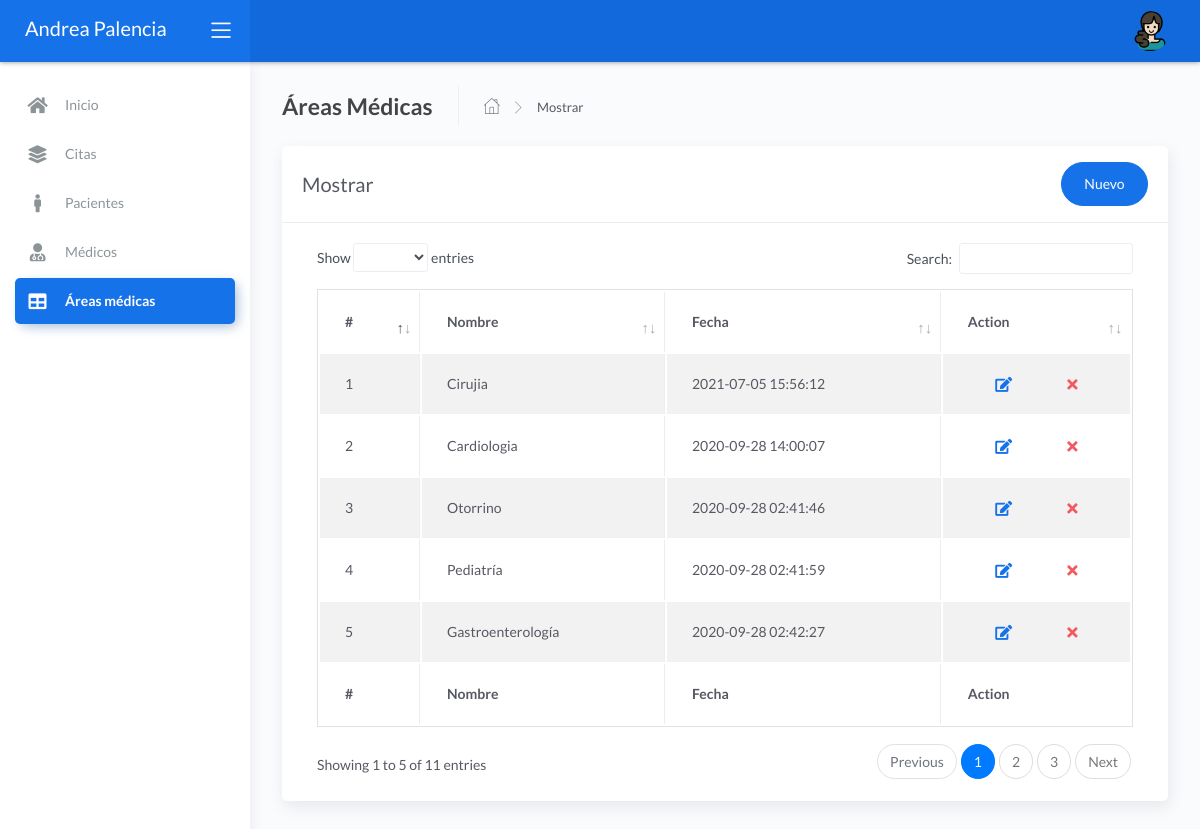
The app's page /folder/specialty.php (signed in) with its own data.
### tables this page shows
CREATE TABLE `specialty` (
  `codespe` int(11) NOT NULL,
  `nombrees` varchar(50) NOT NULL,
  `fecha_create` timestamp NOT NULL DEFAULT current_timestamp() ON UPDATE current_timestamp()
);

### controller/specialtycontroller.php (called while the page is built, shortened)
<?php
require_once '../model/modelspecialty.php';
class specialtycontroller{
    function mostrar(){
        $specialty=new Modelo();
        $dato=$specialty->mostrar("specialty", "1");
        require_once '../view/specialty/mostrar.php';
    }
    }

### model/modelspecialty.php (called while the page is built, shortened)
<?php
class Modelo{
  private $specialty;
  private $db;
  public function __construct(){
      $this->specialty=array();
      $this->db=new PDO('mysql:host=localhost;dbname=proyecto_final',"root","danilo");
  }
  public function mostrar($tabla,$condicion){
      $consulta="SELECT * FROM specialty";
      $resultado=$this->db->query($consulta);
      while ($tabla=$resultado->fetchAll(PDO::FETCH_ASSOC)) {
          $this->specialty[]=$tabla;
      }
      return $this->specialty;
    }
}

### view/specialty/mostrar.php (the view, shortened to what this page needs)
<!DOCTYPE html>
<html lang="en">
<head>
	<link rel="stylesheet" href="../assets/css/bootstrap.min.css">
	<link rel="stylesheet" href="../assets/css/atlantis.min.css">
	<link rel="stylesheet" href="../assets/css/demo.css">
</head>
<body>
	<div class="wrapper">
		<div class="main-header">
			<div class="logo-header" data-background-color="blue">
				<a href="../view/admin/admin.php" class="logo">
					<h2 class="text-white navbar-brand">Andrea Palencia</h2>
				</a>
				<div class="nav-toggle">
					<button class="btn btn-toggle toggle-sidebar">
						<i class="icon-menu"></i>
					</button>
				</div>
			</div>
			<nav class="navbar navbar-header navbar-expand-lg" data-background-color="blue2">
				<div class="container-fluid">
					<ul class="navbar-nav topbar-nav ml-md-auto align-items-center">
						<li class="nav-item dropdown hidden-caret">
							<a class="dropdown-toggle profile-pic" data-toggle="dropdown" href="#" aria-expanded="false">
								<div class="avatar-sm">
									<img src="../assets/img/mujer.png" alt="..." class="avatar-img rounded-circle">
								</div>
							</a>
						</li>
					</ul>
				</div>
			</nav>
		</div>
		<div class="sidebar sidebar-style-2">
			<div class="sidebar-wrapper scrollbar scrollbar-inner">
				<div class="sidebar-content">
					<ul class="nav nav-primary">
						<li class="nav-item">
							<a href="../view/admin/admin.php" class="collapsed" aria-expanded="false">
								<i class="fas fa-home"></i>
								<p>Inicio</p>
							</a>
						</li>
						<li class="nav-item">
							<a href="../folder/appointment.php">
								<i class="fas fa-layer-group"></i>
								<p>Citas</p>
							</a>
						</li>
						<li class="nav-item">
							<a href="../folder/customers.php">
								<i class="fas fa-male"></i>
								<p>Pacientes</p>
							</a>
						</li>
						<li class="nav-item">
							<a href="../folder/doctor.php">
								<i class="fas fa-user-md"></i>
								<p>Médicos</p>
							</a>
						</li>
						<li class="nav-item active">
							<a href="specialty.php">
								<i class="fas fa-table"></i>
								<p>Áreas médicas</p>
							</a>
						</li>
					</ul>
				</div>
			</div>
		</div>
		<div class="main-panel">
			<div class="content">
				<div class="page-inner">
					<div class="page-header">
						<h4 class="page-title">Áreas Médicas</h4>
						<ul class="breadcrumbs">
							<li class="nav-home">
								<a href="../view/admin/admin.php">
									<i class="flaticon-home"></i>
								</a>
							</li>
							<li class="separator">
								<i class="flaticon-right-arrow"></i>
							</li>
							<li class="nav-item">
								<a href="#">Mostrar</a>
							</li>
						</ul>
					</div>
					<div class="row">
						<div class="col-md-12">
							<div class="card">
								<div class="card-header">
									<div class="d-flex align-items-center">
										<h4 class="card-title">Mostrar</h4>
										<a href="#addRowModal" class="btn btn-primary btn-round ml-auto" data-toggle="modal">Nuevo</a>
									</div>
								</div>
								<div class="card-body">
									<div class="table-responsive">
										<table id="add-row" class="table table-bordered table-striped" style="margin-top:20px;">
											<thead>
												<tr>
													<th>#</th>
													<th>Nombre</th>
													<th>Fecha</th>
													<th style="width: 10%">Action</th>
												</tr>
											</thead>
											<tfoot>
												<tr>
													<th>#</th>
													<th>Nombre</th>
													<th>Fecha</th>
													<th>Action</th>
												</tr>
											</tfoot>
											<tbody>
												<?php
												$database = new Connection();
												$db = $database->open();
												try {
													$sql = 'SELECT specialty.codespe,specialty.nombrees,specialty.fecha_create  FROM specialty';
													foreach ($db->query($sql) as $row) {
												?>
														<tr>
															<td><?php echo $row['codespe']; ?></td>
															<td><?php echo $row['nombrees']; ?></td>
															<td><?php echo $row['fecha_create']; ?></td>
															<td>
																<div class="form-button-action">
																	<button href="#editRowModal=<?php echo $row['codespe']; ?>" class="btn btn-link btn-primary btn-lg" data-toggle="modal" title="" data-original-title="Edit Task" data-target="#editRowModal<?php echo $row['codespe']; ?>">
																		<i class="fa fa-edit"></i>
																	</button>
																	<button href="#deleteRowModal=<?php echo $row['codespe']; ?>" class="btn btn-link btn-danger btn-lg" data-toggle="modal" title="" data-original-title="Delete Task" data-target="#deleteRowModal<?php echo $row['codespe']; ?>">
																		<i class="fa fa-times"></i>
																	</button>
																</div>
															</td>
														</tr>
												<?php
													}
												} catch (PDOException $e) {
													echo "Hubo un problema en la conexión: " . $e->getMessage();
												}
												?>
											</tbody>
										</table>
									</div>
								</div>
							</div>
						</div>
					</div>
				</div>
			</div>
		</div>
	</div>
</body>
</html>

### folder/specialty.php (shortened to what this page needs)
<?php
require_once '../controller/specialtycontroller.php';
$objespe=new specialtycontroller();
$op="mostrar";
    if($op=="mostrar")
    $objespe->mostrar();
    elseif ($op=="nuevo")
        $objespe->nuevo();
    elseif ($op=="guardar")
        $objespe->guardar();
    elseif ($op=="editar")
        $objespe->editar();
    elseif($op=="update")
        $objespe->update();
        elseif($op=="insertar")
            $objespe->insertar();
        elseif($op=="recibir")
            $objespe->recibir();
            elseif($op=="eliminar")
                $objespe->eliminar();
?>

### records on screen
specialty: codespe "1", nombrees "Cirujia", fecha_create "2021-07-05 15:56:12"
specialty: codespe "2", nombrees "Cardiologia", fecha_create "2020-09-28 14:00:07"
specialty: codespe "3", nombrees "Otorrino", fecha_create "2020-09-28 02:41:46"
specialty: codespe "4", nombrees "Pediatría", fecha_create "2020-09-28 02:41:59"
specialty: codespe "5", nombrees "Gastroenterología", fecha_create "2020-09-28 02:42:27"
